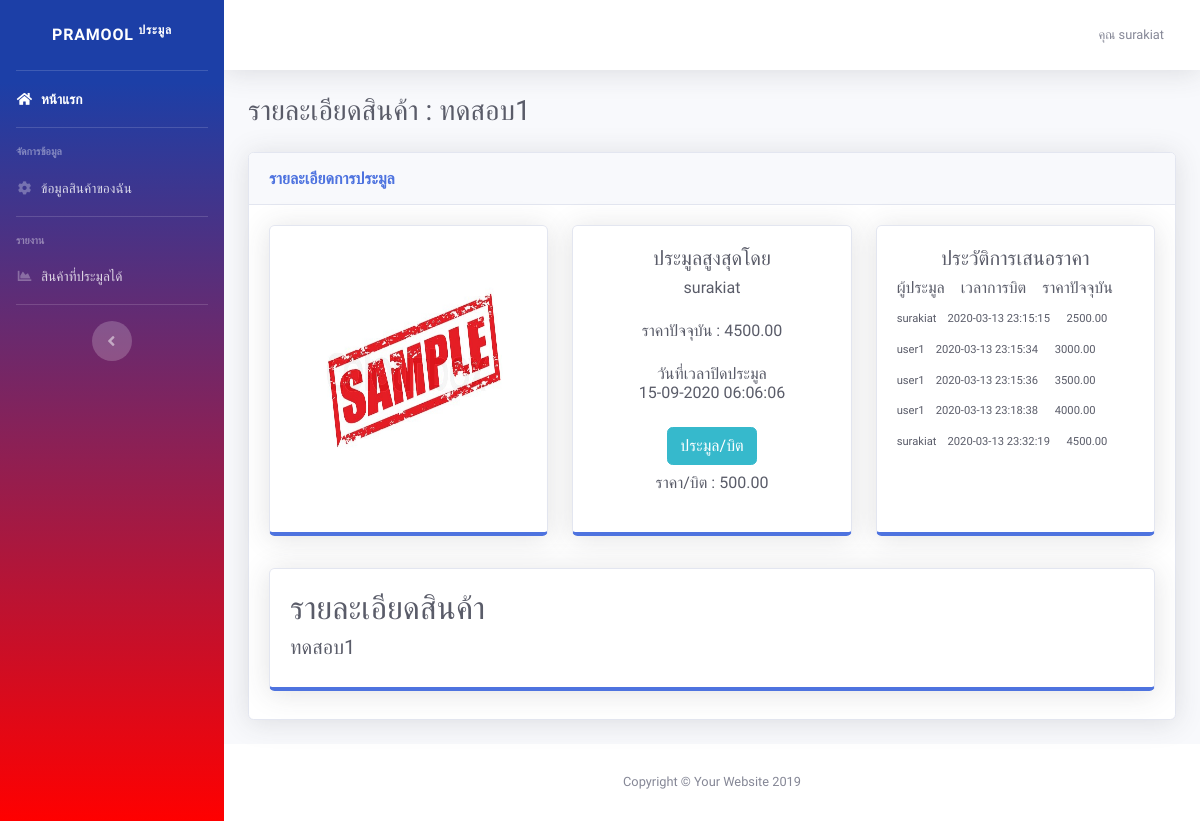
The page /productDetail.php?item_ID=2 (signed in) on the database its author committed.
### tables this page shows
CREATE TABLE `items` (
  `item_ID` int(11) NOT NULL,
  `item_Name` varchar(255) NOT NULL,
  `item_Description` longtext NOT NULL,
  `item_Close_Date` datetime DEFAULT NULL,
  `item_Increment_Price` decimal(10,2) NOT NULL,
  `item_Actual_Price` decimal(10,2) NOT NULL DEFAULT '0.00',
  `item_Status` int(1) NOT NULL DEFAULT '0',
  `item_Role` int(11) NOT NULL DEFAULT '0',
  `item_Comments` varchar(255) DEFAULT NULL,
  `item_Path` varchar(255) DEFAULT NULL,
  `users_ID` smallint(6) NOT NULL,
  `user_Name` varchar(11) DEFAULT 'None'
);

CREATE TABLE `bid` (
  `bid_ID` int(11) NOT NULL,
  `user_ID` int(11) NOT NULL,
  `item_ID` int(11) NOT NULL,
  `user_Name` varchar(255) NOT NULL,
  `item_Name` varchar(255) NOT NULL,
  `bid_Date` varchar(255) NOT NULL,
  `bid_Price` decimal(10,2) NOT NULL
);

### bitController.php (called while the page is built, shortened)
<?php
function showLastBitByItemId($conn, $item_ID) {
    $sql_product = "SELECT bid_ID, user_Name, bid_Date, bid_Price
    FROM bid
    WHERE (
            SELECT MAX(bid_Date) AS max_date
            FROM bid
        ) AND item_ID = '{$item_ID}'  ";
    $result_product = $conn->query($sql_product);
    $rows = array();
    if ($result_product->num_rows > 0) {
        foreach ($result_product as $key => $value) {
            array_push($rows, $value);
        }
    }
    return $rows;
}
?>

### admin/productController.php (called while the page is built, shortened)
<?php
function showProductById($conn, $item_ID) {
    $sql_product = "SELECT `item_ID`, `item_Name`, `item_Description`, `item_Close_Date`,
    `item_Increment_Price`, `item_Actual_Price`, `item_Status`, `item_Role`, `item_Comments`,
    `item_Path`, items.users_ID, items.user_Name, users.user_Name as OwnUser_Name
    FROM `items`
    LEFT JOIN users ON items.users_ID = users.user_ID
    WHERE  `item_ID` = {$item_ID} ";
    $result_product = $conn->query($sql_product);
    $rows = array();
    if ($result_product->num_rows > 0) {
        foreach ($result_product as $key => $value) {
            array_push($rows, $value);
        }
    }
    return $rows[0];
}
?>

### productDetail.php (the view, shortened to what this page needs)
<?php
require_once "include/connectDB.php";
require_once "admin/productController.php";
require_once "bitController.php";
$result_product = showProductById($conn, $_GET["item_ID"]);
$result_bid = showLastBitByItemId($conn, $_GET["item_ID"]);
?>
<!DOCTYPE html>
<html lang="en">
<?php include_once "include/header.php"; ?>
<body id="page-top">
    <div id="wrapper">
        <?php include_once "layout/sidebarMenu.php"; ?>
        <div id="content-wrapper" class="d-flex flex-column">
            <div id="content">
                <?php include_once "layout/topbarMenu.php"; ?>
                <div class="container-fluid">
                    <div class="d-sm-flex align-items-center justify-content-between mb-4">
                        <h1 class="h3 mb-0 text-dark">รายละเอียดสินค้า : <?php echo $result_product["item_Name"]; ?>
                        </h1>
                    </div>
                    <div class="row">
                        <div class="col-xl-12 col-lg-12">
                            <div class="card shadow mb-4">
                                <div
                                    class="card-header py-3 d-flex flex-row align-items-center justify-content-between">
                                    <h6 class="m-0 font-weight-bold text-primary">รายละเอียดการประมูล</h6>
                                </div>
                                <div class="card-body">
                                    <div class="row">
                                        <div class="col-4 d-flex">
                                            <div class="card shadow mb-2 border-bottom-primary">
                                                <div class="card-body">
                                                    <div class="image mb-3 col-md-12">
                                                        <img src="<?php echo (!empty($result_product["item_Path"])) ? "admin/assets/img/imageProduct/" . $result_product["item_Path"] : "admin/assets/img/example.jpg"; ?>"
                                                            width="100%" height="250" class="img-responsive"
                                                            alt="รูปสินค้า">
                                                    </div>
                                                </div>
                                            </div>
                                        </div>
                                        <div class="col-4 d-flex">
                                            <div class="card shadow mb-2 border-bottom-primary" style="width: 100%;">
                                                <div class="card-body">
                                                    <div class=" b-3 col-md-12 text-center">
                                                        <h5 class="text-dark">ประมูลสูงสุดโดย</h5>
                                                    </div>
                                                    <div class=" b-3 col-md-12 text-center">
                                                        <h6 class="text-dark"><?php echo $result_product["user_Name"]; ?></h6>
                                                    </div>
                                                    <div class=" b-3 col-md-12 text-center mt-4">
                                                        <h6 class="text-dark">ราคาปัจจุบัน : <?php echo $result_product["item_Actual_Price"]; ?></h6>
                                                    </div>
                                                    <div class=" b-3 col-md-12 text-center mt-4">
                                                        <h6 class="text-dark"> วันที่เวลาปิดประมูล <br>
                                                            <?php
                                                            echo date("d-m-Y H:i:s", strtotime($result_product["item_Close_Date"]));
                                                            ?>
                                                        </h6>
                                                    </div>
                                                    <div class=" b-3 col-md-12 text-center mt-4">
                                                        <a href="bitController.php?bitProduct&item_ID=<?php echo $result_product["item_ID"]; ?>&item_Increment_Price=<?php echo $result_product["item_Increment_Price"]; ?>&item_Actual_Price=<?php echo $result_product["item_Actual_Price"]; ?>&item_Name=<?php echo $result_product["item_Name"]; ?>" class="btn btn-info">ประมูล/บิต</a>
                                                    </div>
                                                    <div class=" b-3 col-md-12 text-center mt-2">
                                                        <h6 class="text-dark">ราคา/บิต : <?php echo $result_product["item_Increment_Price"]; ?></h6>
                                                    </div>
                                                </div>
                                            </div>
                                        </div>
                                        <div class="col-4 d-flex">
                                            <div class="card shadow mb-2 border-bottom-primary">
                                                <div class="card-body">
                                                    <div>
                                                        <h5 class="text-center text-dark">ประวัติการเสนอราคา</h5>
                                                    </div>
                                                    <div>
                                                        <h6 class="text-dark">ผู้ประมูล&nbsp;&nbsp;&nbsp;&nbsp;เวลาการบิต&nbsp;&nbsp;&nbsp;&nbsp;ราคาปัจจุบัน</h6>
                                                        <?php foreach ($result_bid as $key => $value) { ?>
                                                            <label class="text-dark text-xs">
                                                                <?php echo $value["user_Name"] . "&nbsp;&nbsp;&nbsp;&nbsp;" . $value["bid_Date"] . "&nbsp;&nbsp;&nbsp;&nbsp;&nbsp;&nbsp;" . $value["bid_Price"]; ?>
                                                            </label>
                                                        <?php } ?>
                                                    </div>
                                                </div>
                                            </div>
                                        </div>
                                    </div>
                                    <div class="row">
                                        <div class="col-12 mt-4">
                                            <div class="card shadow mb-2 border-bottom-primary">
                                                <div class="card-body">
                                                    <div>
                                                        <h2 class="text-dark">รายละเอียดสินค้า</h2>
                                                    </div>
                                                    <div>
                                                        <h5 class="text-dark"><?php echo $result_product["item_Description"]; ?></h5>
                                                    </div>
                                                </div>
                                            </div>
                                        </div>
                                    </div>
                                </div>
                            </div>
                        </div>
                    </div>
                </div>
            </div>
            <?php include_once "layout/footer.php"; ?>
        </div>
    </div>
</body>
</html>

### include/header.php (shortened to what this page needs)
<head>
  <link href="/pramool/assets/vendor/fontawesome-free/css/all.min.css" rel="stylesheet" type="text/css">
  <link href="/pramool/assets/css/sb-admin-2.min.css" rel="stylesheet">
  <link href="/pramool/assets/css/custom.css" rel="stylesheet">
  <link href="/pramool/assets/vendor/datatables/dataTables.bootstrap4.min.css" rel="stylesheet">
</head>

### layout/sidebarMenu.php (shortened to what this page needs)
<ul class="navbar-nav bg-gradient-primary sidebar sidebar-dark accordion" id="accordionSidebar">
    <a class="sidebar-brand d-flex align-items-center justify-content-center" href="index.php">
        <div class="sidebar-brand-text mx-3">Pramool <sup>ประมูล</sup></div>
    </a>
    <hr class="sidebar-divider my-0">
    <li class="nav-item active">
        <a class="nav-link" href="index.php">
            <i class="fas fa-fw fa-home"></i>
            <span>หน้าแรก</span></a>
    </li>
    <?php if(isset($_SESSION['user_ID']) && $_SESSION['userRole'] == 0) { ?>
    <hr class="sidebar-divider">
    <div class="sidebar-heading">
        จัดการข้อมูล
    </div>
    <li class="nav-item">
        <a class="nav-link" href="userProduct.php">
            <i class="fas fa-fw fa-cog"></i>
            <span>ข้อมูลสินค้าของฉัน</span></a>
    </li>
    <?php } ?>
    <hr class="sidebar-divider">
    <div class="sidebar-heading">
        รายงาน
    </div>
    <?php if(isset($_SESSION['user_ID']) && $_SESSION['userRole'] == 0) { ?>
    <li class="nav-item">
        <a class="nav-link" href="userPramoolProduct.php">
            <i class="fas fa-fw fa-chart-area"></i>
            <span>สินค้าที่ประมูลได้</span></a>
    </li>
    <?php } ?>
    <hr class="sidebar-divider d-none d-md-block">
    <div class="text-center d-none d-md-inline">
        <button class="rounded-circle border-0" id="sidebarToggle"></button>
    </div>
</ul>

### layout/topbarMenu.php (shortened to what this page needs)
<nav class="navbar navbar-expand navbar-light bg-white topbar mb-4 static-top shadow">
    <ul class="navbar-nav ml-auto">
        <li class="nav-item dropdown no-arrow">
            <a class="nav-link dropdown-toggle" href="#" id="userDropdown" role="button" data-toggle="dropdown"
                aria-haspopup="true" aria-expanded="false">
                <?php if($_SESSION['userRole'] == 1) { ?>
                <span class="mr-2 d-none d-lg-inline text-gray-600 small"><?php echo "คุณ " . $_SESSION['admin_Name']; ?></span>
                <?php } else { ?>
                <span class="mr-2 d-none d-lg-inline text-gray-600 small"><?php echo "คุณ " . $_SESSION['user_Name']; ?></span>
                <?php } ?>
            </a>
        </li>
    </ul>
</nav>

### layout/footer.php
<footer class="sticky-footer bg-white">
    <div class="container my-auto">
        <div class="copyright text-center my-auto">
            <span>Copyright &copy; Your Website 2019</span>
        </div>
    </div>
</footer>

### assets/css/custom.css (style rules this page uses)
html, body { font-family: 'Prompt', sans-serif; }
.bg-gradient-primary { background-color: #535e7d; background-image: linear-gradient(180deg,#1c3fa7 10%,#ff0000 100%); background-size: cover; }

### rows shown on the page
items: item_Name "ทดสอบ1", item_Path (picture), user_Name "surakiat", item_Actual_Price "4500.00", item_Close_Date "15-09-2020 06:06:06", item_Increment_Price "500.00", item_Description "ทดสอบ1"
bid: user_Name "surakiat", bid_Date "2020-03-13 23:15:15", bid_Price "2500.00"
bid: user_Name "user1", bid_Date "2020-03-13 23:15:34", bid_Price "3000.00"
bid: user_Name "user1", bid_Date "2020-03-13 23:15:36", bid_Price "3500.00"
bid: user_Name "user1", bid_Date "2020-03-13 23:18:38", bid_Price "4000.00"
bid: user_Name "surakiat", bid_Date "2020-03-13 23:32:19", bid_Price "4500.00"

### other values the page prints
$_SESSION['user_Name'] "surakiat"
